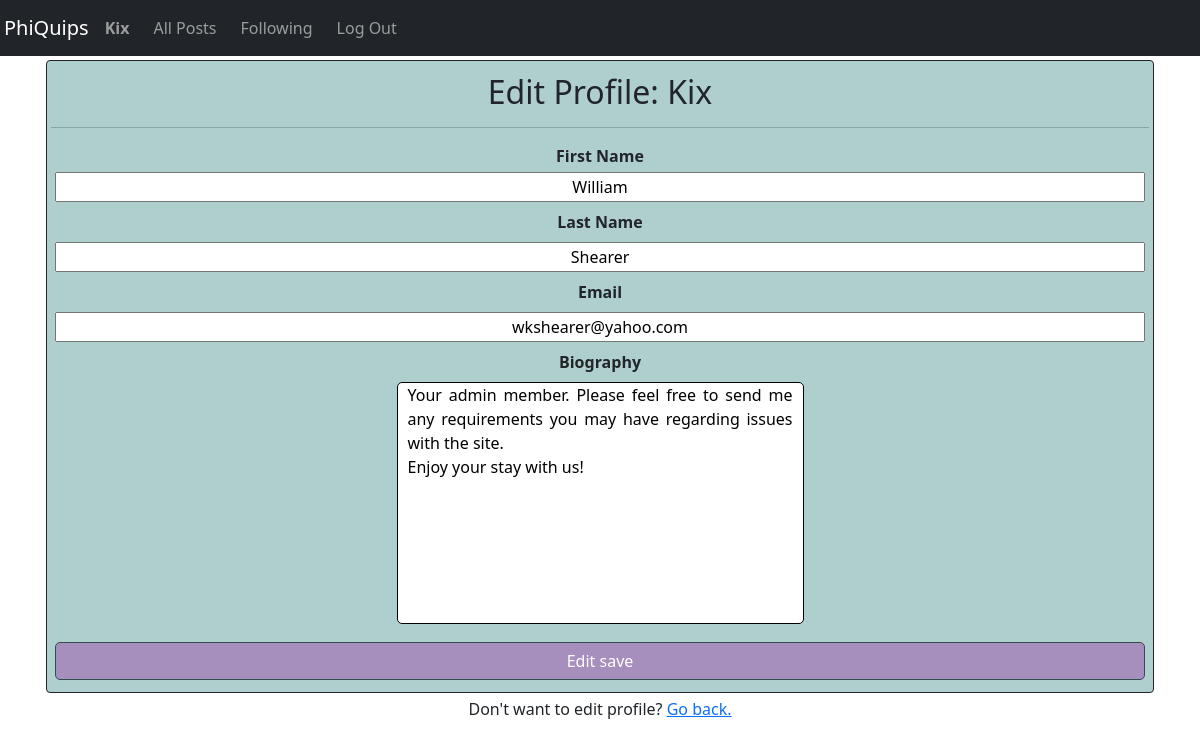
/editprofile (signed in), run on the app's committed database.
### network/models.py (models this page shows, shortened)
class User(AbstractUser):
    username = models.CharField(max_length = 50, unique = True, blank = False, null = False)
    email = models.EmailField(blank = False, null = False)
    password = models.CharField(max_length = 255, blank = False, null = False)

class Profile(models.Model):
    member = models.OneToOneField(User, on_delete = models.CASCADE, related_name = "profile_by_member")
    created = models.DateTimeField(auto_now = False, auto_now_add = True)
    biography = models.TextField(blank = True, null = True)
    followed = models.ManyToManyField(User, related_name = "profile_by_followed", blank = True)
    userimage = models.ImageField(upload_to = "images/", blank = True, null = True)

### network/views.py (the view)
# urls.py: path("editprofile", views.edit_profile, name = "editprofile"),
@login_required
def edit_profile(request):
    profile = Profile.objects.get(member = request.user)
    member = User.objects.get(username = request.user.username)
    if request.method == "POST":
        form = EditProfileForm(request.POST or None)
        if form.is_valid():
            first_name = form.cleaned_data.get("first_name")
            last_name = form.cleaned_data.get("last_name")
            email = form.cleaned_data.get("email")
            biography = form.cleaned_data.get("biography")
            try:
                member.first_name = first_name
                member.last_name = last_name
                member.email = email
                profile.biography = biography
                member.save()
                profile.save()
            except IntegrityError as error:
                print(f"This here happened: {error}")
            else:
                return redirect(reverse("viewprofile", args=(request.user.id,)))
    else:
        form = EditProfileForm(initial =    {
                                                "first_name": member.first_name,
                                                "last_name": member.last_name,
                                                "email": member.email,
                                                "biography": profile.biography
                                            })
        content = {"form": form}
        return render(request, "network/editprofile.html", content)

### network/forms.py
class EditProfileForm(forms.Form):
    first_name = forms.CharField(label = "First Name", max_length = 50, required = False, widget = forms.TextInput(attrs={"autofocus": True, "style": "text-align: center;"}))
    last_name = forms.CharField(label = "Last Name", max_length = 50, required = False, widget = forms.TextInput(attrs={"style": "text-align: center;"}))
    email = forms.EmailField(label = "Email", required = True, widget = forms.EmailInput(attrs={"style": "text-align: center;"}))
    biography = forms.CharField(label = "Biography", required = False, widget = forms.Textarea())

### network/templates/network/editprofile.html (shortened to what this page needs)
{% extends 'network/layout.html' %}
{% block body %}
  <div class="container">
    <div>
      <div class="border border-dark rounded text-center m-1 p-1 logform">
        <div class="text-center my-2">
          <h2>Edit Profile: {{ request.user.username }}</h2>
        </div>
        <hr>
        <form method="POST" action="{% url 'editprofile' %}">
          <label for="first_name" class="m1"><b>{{ form.first_name.label }}</b></label>
          <div class="m-1">
            {{ form.first_name }}
          </div>
          <label for="last_name" class="m-1"><b>{{ form.last_name.label }}</b></label>
          <div class="m-1">
            {{ form.last_name }}
          </div>
          <label for="email" class="m-1"><b>{{ form.email.label }}</b></label>
          <div class="m-1">
            {{ form.email }}
          </div>
          <label for="biography" class="m-1"><b>{{ form.biography.label }}</b></label>
          <div class="m-1">
            {{ form.biography }}
          </div>
          <div class="d-flex justify-content-center py-2 px-1">
            <input type="submit" name="logbtn" value="Edit save" class="btn">
          </div>
        </form>
      </div>
      <div class="text-center">
        Don't want to edit profile? <a href="{% url 'viewprofile' request.user.id %}">Go back.</a>
      </div>
    </div>
  </div>
{% endblock %}

### network/templates/network/layout.html (shortened to what this page needs)
{% load static %}
<!DOCTYPE html>
<html lang="en">
    <head>
        <link href="https://cdn.jsdelivr.net/npm/bootstrap@5.0.2/dist/css/bootstrap.min.css" rel="stylesheet">
        <link href="{% static 'network/styles.css' %}" rel="stylesheet">
    </head>
    <body>
        <nav class="navbar navbar-expand-sm navbar-dark bg-dark sticky-top">
            <a class="navbar-brand mx-1" href="#" onclick="open_modal()">PhiQuips</a>
            <div>
              <ul class="navbar-nav mr-auto">
                {% if user.is_authenticated %}
                    <li class="nav-item">
                        <a class="nav-link mx-1" href="{% url 'viewprofile' user.id %}"><strong>{{ user.username }}</strong></a>
                    </li>
                {% endif %}
                <li class="nav-item">
                  <a class="nav-link mx-1" href="{% url 'index' %}">All Posts</a>
                </li>
                {% if user.is_authenticated %}
                    <li class="nav-item">
                        <a class="nav-link mx-1" href="{% url 'userfollowsposts' %}">Following</a>
                    </li>
                    <li class="nav-item">
                        <a class="nav-link mx-1" href="{% url 'logout' %}">Log Out</a>
                    </li>
                {% endif %}
              </ul>
            </div>
          </nav>
        {% block body %}
        {% endblock %}
    </body>
</html>

### network/static/network/styles.css (style rules this page uses)
textarea { resize: none; background: white; border: black 1px solid; padding: 0px 10px; border-radius: 5px; color: black; text-align: justify; white-space: normal; }
input[type=text] { width: 100%; }
input[type=email] { width: 100%; }
input[type=submit] { width: 200px; }
input[name=logbtn] { width: 100%; background: #a68fbc; color: white; border: solid 1px #2f4f4f; border-radius: 5px; }
.logform { background: #afcfcf; }

### data on the page
User: username "Kix", user.username "Kix", first_name "William", last_name "Shearer", email "wkshearer@yahoo.com"
Profile: biography "Your admin member. Please feel free to send me any requirements you may have regarding issues with the site. Enjoy your stay with us!"
